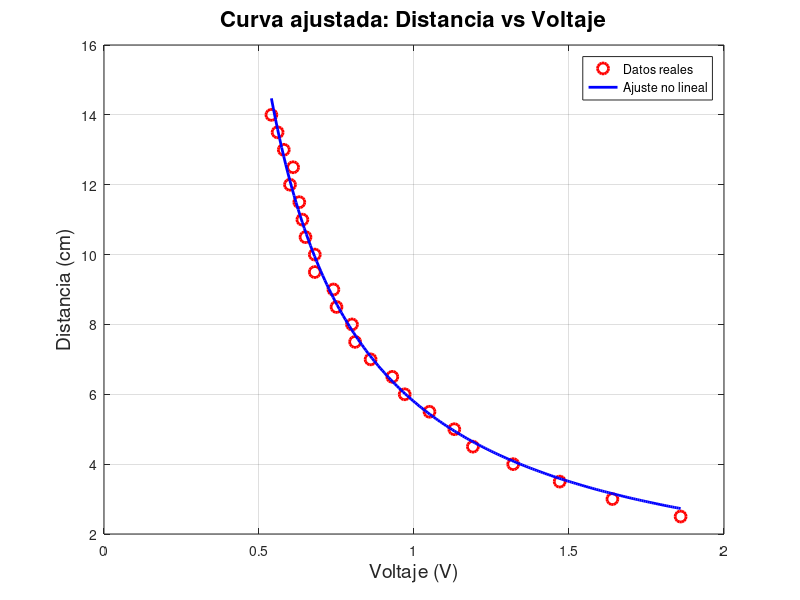

Write the MATLAB code that produced this figure.
% Datos medidos
voltajes_dorado = [1.82, 1.61,1.45, 1.32, 1.2, 1.10, 1.05, 1, 0.92, 0.88, 0.85, 0.81, 0.78, 0.74, 0.7, 0.68, 0.66, 0.64, 0.63, 0.60, 0.58, 0.56, 0.55, 0.54];  % en V
voltajes_azul = [1.89, 1.64, 1.48, 1.38, 1.28, 1.13, 1.05, 1, 0.96, 0.91, 0.88, 0.84, 0.8, 0.77, 0.73, 0.7, 0.66, 0.65, 0.62, 0.62, 0.61, 0.57, 0.55, 0.56];
voltajes_rosa = [1.86, 1.64, 1.47, 1.32, 1.19, 1.13 ,1.05, 0.97, 0.93, 0.86, 0.81, 0.8, 0.75, 0.74, 0.68, 0.68, 0.65, 0.64, 0.63, 0.6, 0.61, 0.58, 0.56, 0.54];
distancias = [2.5, 3, 3.5, 4, 4.5, 5, 5.5, 6, 6.5, 7,  7.5, 8, 8.5, 9, 9.5, 10, 10.5, 11, 11.5, 12, 12.5, 13, 13.5, 14];                % en cm

% Modelo: d = a / (v - b)
modelo = @(p, v) p(1) ./ (v - p(2));  % p(1) = a, p(2) = b

% Estimación inicial de parámetros
p0 = [10, 0.1];

% Ajuste no lineal (mínimos cuadrados)
p_opt = lsqcurvefit(modelo, p0, voltajes_rosa, distancias);

% Parámetros ajustados
a = p_opt(1);
b = p_opt(2);
fprintf('Parámetros ajustados: a = %.4f, b = %.4f\n', a, b);

% Evaluar modelo ajustado para graficar
v_fit = linspace(min(voltajes_rosa), max(voltajes_rosa), 200);
d_fit = modelo(p_opt, v_fit);

% Gráfica
figure;
plot(voltajes_rosa, distancias, 'ro', 'MarkerSize', 8, 'LineWidth', 2); hold on;
plot(v_fit, d_fit, 'b-', 'LineWidth', 2);
xlabel('Voltaje (V)', 'FontSize', 14);
ylabel('Distancia (cm)', 'FontSize', 14);
title('Curva ajustada: Distancia vs Voltaje', 'FontSize', 16);
legend('Datos reales', 'Ajuste no lineal', 'Location', 'northeast');
grid on;
